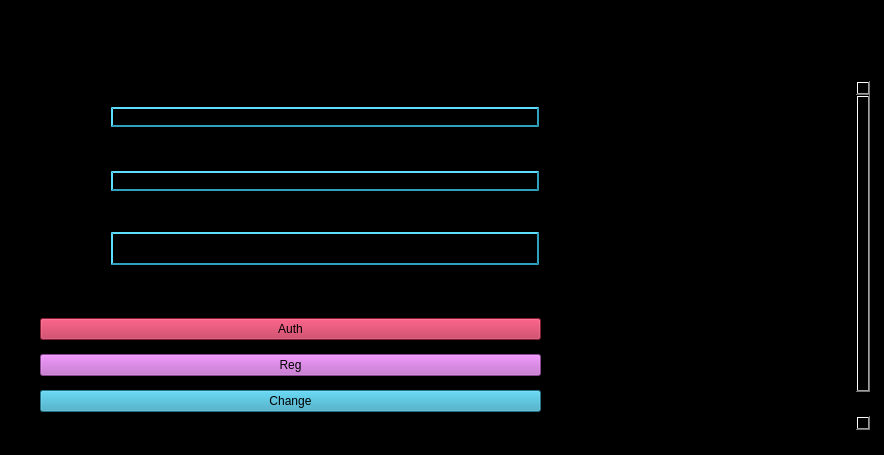
<?xml version="1.0" encoding="UTF-8"?>
<ui version="4.0">
 <class>AuthRegForm</class>
 <widget class="QWidget" name="AuthRegForm">
  <property name="geometry">
   <rect>
    <x>0</x>
    <y>0</y>
    <width>884</width>
    <height>455</height>
   </rect>
  </property>
  <property name="minimumSize">
   <size>
    <width>0</width>
    <height>455</height>
   </size>
  </property>
  <property name="windowTitle">
   <string>Form</string>
  </property>
  <property name="styleSheet">
   <string notr="true">background-color: rgb(0, 0, 0)</string>
  </property>
  <widget class="QWidget" name="">
   <property name="geometry">
    <rect>
     <x>40</x>
     <y>70</y>
     <width>499</width>
     <height>232</height>
    </rect>
   </property>
   <layout class="QGridLayout" name="gridLayout">
    <item row="5" column="1">
     <widget class="QLineEdit" name="linePass">
      <property name="minimumSize">
       <size>
        <width>0</width>
        <height>33</height>
       </size>
      </property>
      <property name="styleSheet">
       <string notr="true"> border-style: outset;
 border-width: 2px;
 border-color: rgb(47, 161, 190)</string>
      </property>
     </widget>
    </item>
    <item row="5" column="0">
     <widget class="QLabel" name="label">
      <property name="styleSheet">
       <string notr="true">font: 16pt &quot;Hack&quot;;</string>
      </property>
      <property name="text">
       <string>Password</string>
      </property>
     </widget>
    </item>
    <item row="3" column="1">
     <widget class="QLineEdit" name="lineEmail">
      <property name="styleSheet">
       <string notr="true"> border-style: outset;
 border-width: 2px;
 border-color: rgb(47, 161, 190)</string>
      </property>
     </widget>
    </item>
    <item row="0" column="1">
     <widget class="QLineEdit" name="lineLogin">
      <property name="styleSheet">
       <string notr="true"> border-style: outset;
 border-width: 2px;
 border-color: rgb(47, 161, 190)</string>
      </property>
     </widget>
    </item>
    <item row="0" column="0" alignment="Qt::AlignmentFlag::AlignLeft|Qt::AlignmentFlag::AlignVCenter">
     <widget class="QLabel" name="labelLogin">
      <property name="minimumSize">
       <size>
        <width>65</width>
        <height>25</height>
       </size>
      </property>
      <property name="styleSheet">
       <string notr="true">font: 700 18pt &quot;Hack&quot;;
font: 16pt &quot;Hack&quot;;</string>
      </property>
      <property name="text">
       <string>Login</string>
      </property>
     </widget>
    </item>
    <item row="3" column="0">
     <widget class="QLabel" name="labelEmail">
      <property name="styleSheet">
       <string notr="true">font: 16pt &quot;Hack&quot;;</string>
      </property>
      <property name="text">
       <string>Email</string>
      </property>
     </widget>
    </item>
   </layout>
   <zorder>labelLogin</zorder>
   <zorder>linePass</zorder>
   <zorder>lineEmail</zorder>
   <zorder>lineLogin</zorder>
   <zorder>label</zorder>
   <zorder>labelEmail</zorder>
  </widget>
  <widget class="QWidget" name="verticalLayoutWidget">
   <property name="geometry">
    <rect>
     <x>40</x>
     <y>310</y>
     <width>501</width>
     <height>113</height>
    </rect>
   </property>
   <layout class="QVBoxLayout" name="verticalLayout">
    <item>
     <widget class="QPushButton" name="pushButtonAuth">
      <property name="styleSheet">
       <string notr="true">background-color :rgb(187, 38, 73);
font: 16pt &quot;Hack&quot;;</string>
      </property>
      <property name="text">
       <string>Auth</string>
      </property>
     </widget>
    </item>
    <item>
     <widget class="QPushButton" name="pushButtonReg">
      <property name="styleSheet">
       <string notr="true">background-color :rgb(192, 97, 203)</string>
      </property>
      <property name="text">
       <string>Reg</string>
      </property>
     </widget>
    </item>
    <item>
     <widget class="QPushButton" name="pushButtonChange">
      <property name="styleSheet">
       <string notr="true">background-color: rgb(47, 161, 190)</string>
      </property>
      <property name="text">
       <string>Change</string>
      </property>
     </widget>
    </item>
   </layout>
  </widget>
  <widget class="QLabel" name="label_2">
   <property name="geometry">
    <rect>
     <x>410</x>
     <y>20</y>
     <width>141</width>
     <height>21</height>
    </rect>
   </property>
   <property name="text">
    <string>[ Client ]</string>
   </property>
  </widget>
  <widget class="QTextBrowser" name="textBrowser">
   <property name="geometry">
    <rect>
     <x>560</x>
     <y>80</y>
     <width>311</width>
     <height>351</height>
    </rect>
   </property>
   <property name="html">
    <string>&lt;!DOCTYPE HTML PUBLIC &quot;-//W3C//DTD HTML 4.0//EN&quot; &quot;http://www.w3.org/TR/REC-html40/strict.dtd&quot;&gt;
&lt;html&gt;&lt;head&gt;&lt;meta name=&quot;qrichtext&quot; content=&quot;1&quot; /&gt;&lt;meta charset=&quot;utf-8&quot; /&gt;&lt;style type=&quot;text/css&quot;&gt;
p, li { white-space: pre-wrap; }
hr { height: 1px; border-width: 0; }
li.unchecked::marker { content: &quot;\2610&quot;; }
li.checked::marker { content: &quot;\2612&quot;; }
&lt;/style&gt;&lt;/head&gt;&lt;body style=&quot; font-family:'Hack'; font-size:16pt; font-weight:400; font-style:normal;&quot;&gt;
&lt;p style=&quot; margin-top:0px; margin-bottom:0px; margin-left:0px; margin-right:0px; -qt-block-indent:0; text-indent:0px;&quot;&gt;        /| _ ╱|、  &lt;/p&gt;
&lt;p style=&quot; margin-top:0px; margin-bottom:0px; margin-left:0px; margin-right:0px; -qt-block-indent:0; text-indent:0px;&quot;&gt;       ( •̀ㅅ •́  )&lt;/p&gt;
&lt;p style=&quot; margin-top:0px; margin-bottom:0px; margin-left:0px; margin-right:0px; -qt-block-indent:0; text-indent:0px;&quot;&gt;      ＿ノ ヽ ノ＼＿ &lt;/p&gt;
&lt;p style=&quot; margin-top:0px; margin-bottom:0px; margin-left:0px; margin-right:0px; -qt-block-indent:0; text-indent:0px;&quot;&gt;    /　`/ ⌒Ｙ⌒ Ｙ　 \&lt;/p&gt;
&lt;p style=&quot; margin-top:0px; margin-bottom:0px; margin-left:0px; margin-right:0px; -qt-block-indent:0; text-indent:0px;&quot;&gt;   ( 　(三ヽ人　 /　 　|&lt;/p&gt;
&lt;p style=&quot; margin-top:0px; margin-bottom:0px; margin-left:0px; margin-right:0px; -qt-block-indent:0; text-indent:0px;&quot;&gt;   |　ﾉ⌒＼ ￣￣ヽ　 ノ&lt;/p&gt;
&lt;p style=&quot; margin-top:0px; margin-bottom:0px; margin-left:0px; margin-right:0px; -qt-block-indent:0; text-indent:0px;&quot;&gt;   ヽ＿＿＿＞､＿＿／&lt;/p&gt;
&lt;p style=&quot; margin-top:0px; margin-bottom:0px; margin-left:0px; margin-right:0px; -qt-block-indent:0; text-indent:0px;&quot;&gt;       ｜( 王 ﾉ〈 &lt;/p&gt;
&lt;p style=&quot; margin-top:0px; margin-bottom:0px; margin-left:0px; margin-right:0px; -qt-block-indent:0; text-indent:0px;&quot;&gt;       /ﾐ`ー―彡 \ &lt;/p&gt;
&lt;p style=&quot; margin-top:0px; margin-bottom:0px; margin-left:0px; margin-right:0px; -qt-block-indent:0; text-indent:0px;&quot;&gt;      |╰       ╯|   &lt;/p&gt;
&lt;p style=&quot; margin-top:0px; margin-bottom:0px; margin-left:0px; margin-right:0px; -qt-block-indent:0; text-indent:0px;&quot;&gt;      |   /\    |&lt;/p&gt;
&lt;p style=&quot; margin-top:0px; margin-bottom:0px; margin-left:0px; margin-right:0px; -qt-block-indent:0; text-indent:0px;&quot;&gt;      |  /  \   |                    &lt;/p&gt;&lt;/body&gt;&lt;/html&gt;</string>
   </property>
  </widget>
 </widget>
 <resources/>
 <connections/>
</ui>
